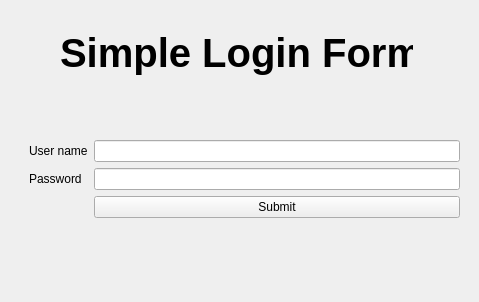
<?xml version="1.0" encoding="UTF-8"?>
<ui version="4.0">
 <class>Form</class>
 <widget class="QWidget" name="Form">
  <property name="geometry">
   <rect>
    <x>0</x>
    <y>0</y>
    <width>479</width>
    <height>302</height>
   </rect>
  </property>
  <property name="windowTitle">
   <string>Form</string>
  </property>
  <widget class="QLabel" name="label">
   <property name="geometry">
    <rect>
     <x>60</x>
     <y>30</y>
     <width>353</width>
     <height>45</height>
    </rect>
   </property>
   <property name="font">
    <font>
     <pointsize>30</pointsize>
     <bold>true</bold>
    </font>
   </property>
   <property name="text">
    <string>Simple Login Form</string>
   </property>
  </widget>
  <widget class="QWidget" name="formLayoutWidget">
   <property name="geometry">
    <rect>
     <x>29</x>
     <y>140</y>
     <width>431</width>
     <height>141</height>
    </rect>
   </property>
   <layout class="QFormLayout" name="formLayout">
    <item row="0" column="0">
     <widget class="QLabel" name="label_2">
      <property name="text">
       <string>User name</string>
      </property>
     </widget>
    </item>
    <item row="0" column="1">
     <widget class="QLineEdit" name="lineEdit"/>
    </item>
    <item row="1" column="0">
     <widget class="QLabel" name="label_3">
      <property name="text">
       <string>Password</string>
      </property>
     </widget>
    </item>
    <item row="1" column="1">
     <widget class="QLineEdit" name="lineEdit_2">
      <property name="echoMode">
       <enum>QLineEdit::Password</enum>
      </property>
     </widget>
    </item>
    <item row="2" column="1">
     <widget class="QPushButton" name="pushButton">
      <property name="text">
       <string>Submit</string>
      </property>
     </widget>
    </item>
   </layout>
  </widget>
 </widget>
 <resources/>
 <connections/>
</ui>
